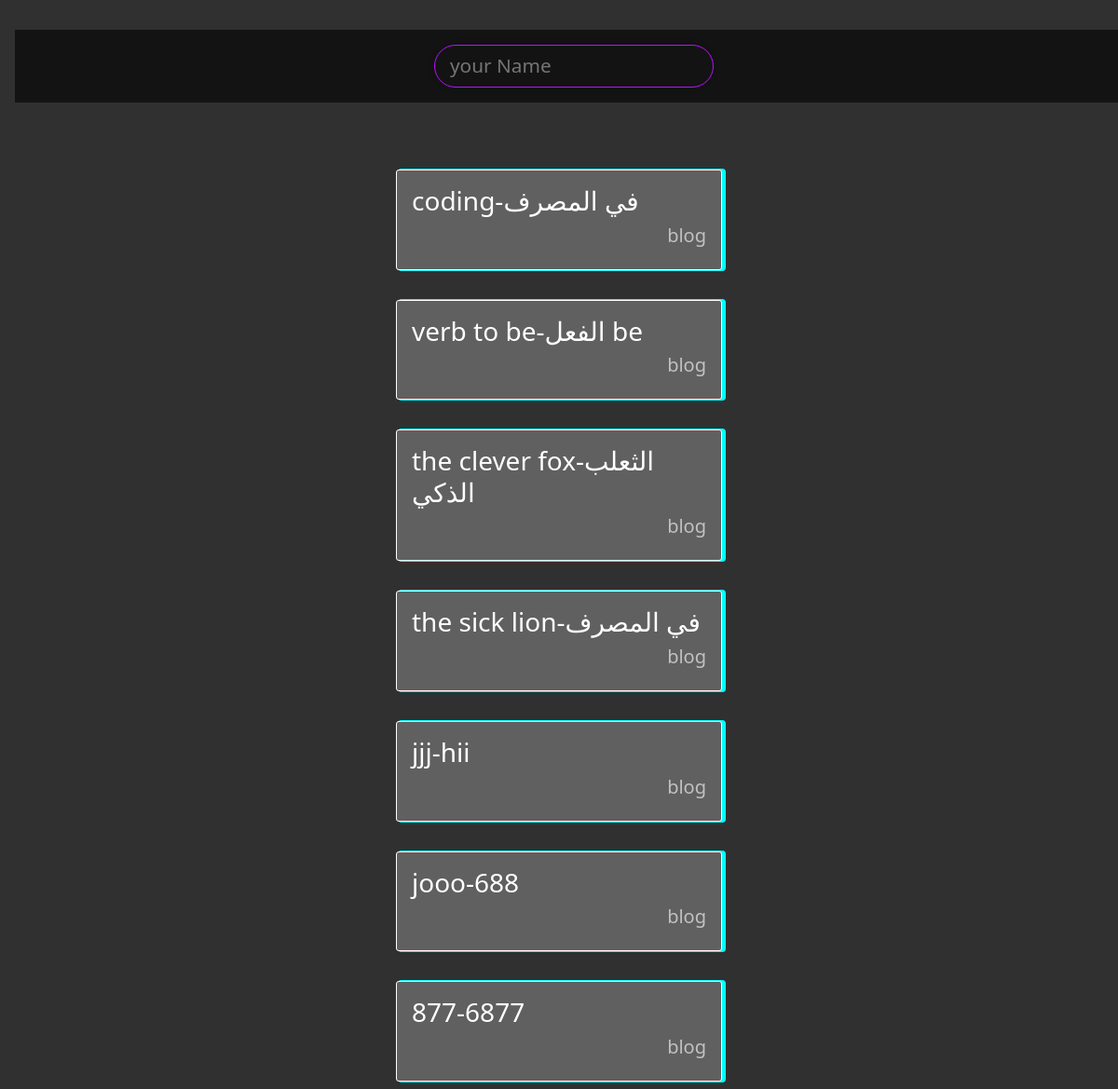
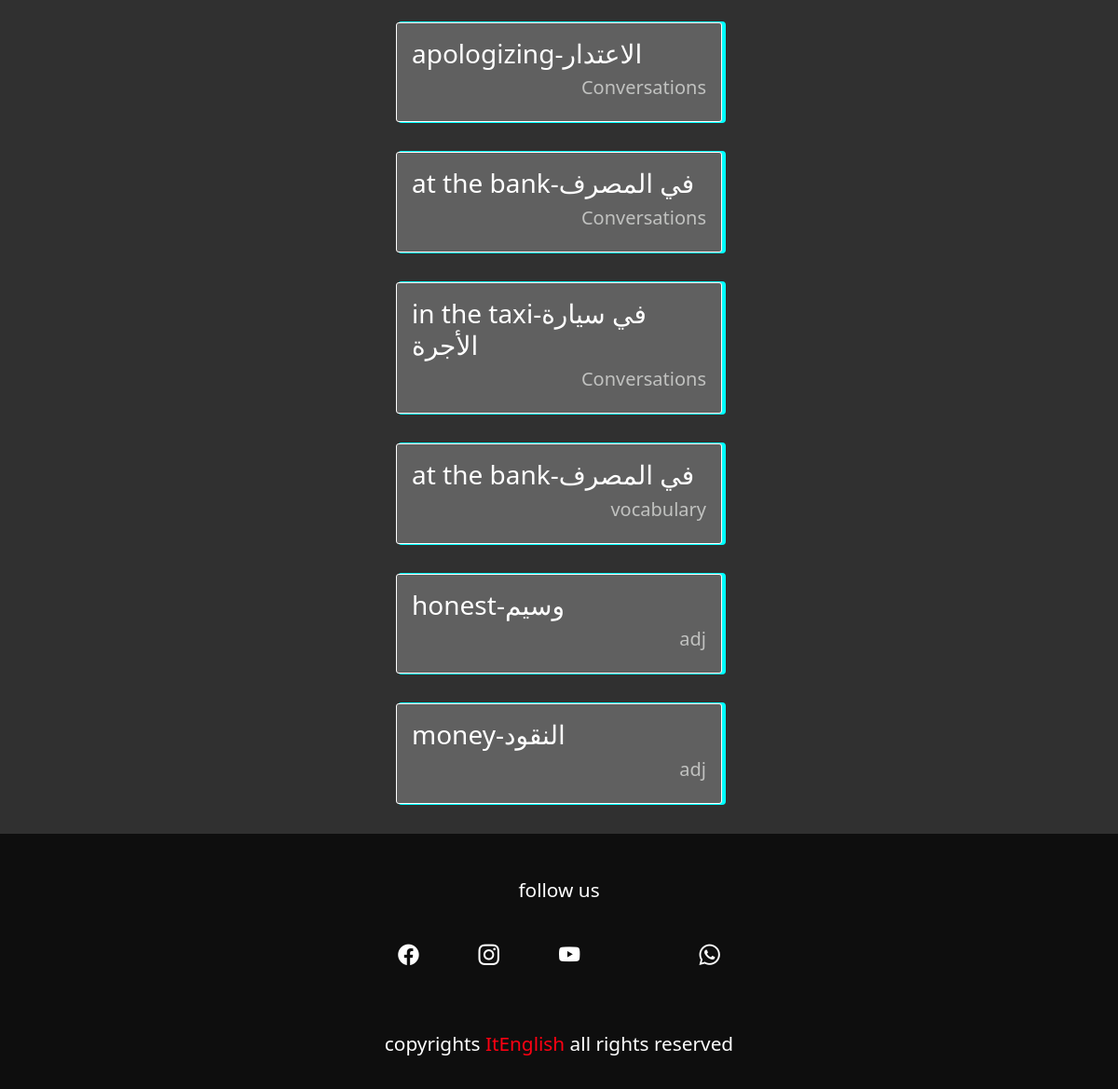
The app's page /search/ with its own data (2 pictures, top to bottom).
### base/models.py (models this page shows, shortened)
class Blog(models.Model):
    title = models.CharField(max_length=200, null=True)
    slug = models.SlugField(max_length=200,unique=True)
    model='blog'
    title_arabic = models.CharField(max_length=200, null=True)
    image = models.ImageField(null=False, blank=False)
    intro = models.TextField()
    pub_time      =  models.DateTimeField(auto_now_add=True)
    def get_absolute_url(self):
        return reverse('blog',args=[self.slug])

class Conversations(models.Model):
    title = models.CharField(max_length=200, null=True)
    slug = models.SlugField(max_length=200)
    title_arabic = models.CharField(max_length=200, null=True)
    image = models.ImageField(null=True, blank=True)
    model = 'Conversations'
    def get_absolute_url(self):
        return reverse('conversation',args=[self.slug])

class Vocabularies(models.Model):
    title = models.CharField(max_length=200, null=True)
    slug = models.SlugField(max_length=200)
    title_arabic = models.CharField(max_length=200, null=True)
    model='vocabulary'
    def get_absolute_url(self):
        return reverse('vocabulary',args=[self.slug])

class Adj(models.Model):
    sentence_english = models.CharField(max_length=200, null=True)
    sentence_arabic = models.CharField(max_length=200, null=True)
    song = models.FileField(null=True, blank=True)
    model='adj'
    def get_absolute_url(self):
        return reverse('adj')

### base/views.py (the view)
# urls.py: path('search/', views.search_view,name='search'),
def search_view(request):
    q = request.GET.get('search') if request.GET.get('search') != None else ''
    blogs = Blog.objects.filter(
        Q(title__icontains=q) |
        Q(title_arabic__icontains=q)
        )
    vocabularies = Vocabularies.objects.filter(
            Q(title__icontains=q) |
            Q(title_arabic__icontains=q)
        )
    conversations = Conversations.objects.filter(
            Q(title__icontains=q) |
            Q(title_arabic__icontains=q)
        )
    slangs = Slang.objects.filter(
            Q(sentence_english__icontains=q) |
            Q(sentence_arabic__icontains=q)
        )
    phrasal_verbs = Phrasal_Verb.objects.filter(
            Q(sentence_english__icontains=q) |
            Q(sentence_arabic__icontains=q)
        )
    adjectives = Adj.objects.filter(
            Q(sentence_english__icontains=q) |
            Q(sentence_arabic__icontains=q)
        )
    useful_sentenes = Useful_sentene.objects.filter(
            Q(sentence_english__icontains=q) |
            Q(sentence_arabic__icontains=q)
        )
    common_words = Common_Word.objects.filter(
            Q(sentence_english__icontains=q) |
            Q(sentence_arabic__icontains=q)
        )
    searched_list = list(blogs)+list(conversations)+list(vocabularies)+list(useful_sentenes)+list(common_words)+list(slangs)+list(adjectives)+list(phrasal_verbs)
    context= {
            'searched_list':searched_list,
            'ml':['Conversations','story','vocabulary','blog']
        }
    return render(request,'search.html',context)

### templates/search.html (shortened to what this page needs)
{% extends "main.html" %}
{% load static %}
{% block content%}
    <div class="search-page">
        <div class="search-c">
        <form method="get" action="" class="form">
            <input name="search" type="search" placeholder="your Name" required="" placeholder="what are looking for" class="form-input">
        </form>
        </div>
        {% for item in searched_list %}
        <div class="searched-items">
            <a href="{{item.get_absolute_url}}" class="searched-item">
                {% if item.model in ml %}
                <h3 class="searched-content">{{item.title }}-{{item.title_arabic }}</h3>
                {% else %}
                <h3 class="searched-content">{{item.sentence_english }}-{{item.sentence_arabic }}</h3>
                {% endif %}
                <h5 class="searched-category">{{item.model}}</h5>
            </a>
        </div>
        {% endfor %}
    </div>
{% endblock %}

### static/css/styles.css (style rules this page uses)
:root { --color: #fff; --color2: #FDFDFD; --color3: #FF9B00; --tran-color: rgba(0,0,0,.6); --bgc1: #262626; --bgc2: #AAAAAA; }
* { padding: 0; margin: 0; box-sizing: border-box; }
html { font-size: 10% 11px; }
body { color: #fff; }
a { text-decoration: none; }
input:invalid { border: 1px solid red; }
.form-input { margin-top: 1rem; width: 400px; padding:.4rem 1rem; border-radius: 4px; background-color: transparent; color: #B58FDB; border: 1px solid #939393 ; font-size: 1.3rem; outline: none; transition: 1.2s; }
.search-page { width: 100%; background-color: rgba(0,0,0,.811); padding: 1rem; min-height: 100%; display: flex; justify-content: center; flex-direction: column; align-items: center; }
.search-c { width: 100%; height: 150px; min-height: 150px; align-self: center; }
.search-page .form { background-color: rgba(0 0 0 /60%); padding: 1rem; width: 100%; display: flex; justify-content: center; align-items: center; position: fixed; top: 2rem; z-index: 33; }
.search-page input { margin: 0; width: 300px; border-radius:1.78rem ; box-shadow: 0 0 10px rgb(0 0 0 /30%); border: 1px solid #BB12FF ; }
.searched-items { width: 100%; display: flex; justify-content: center; flex-direction: column; align-items: center; }
.searched-item { width: 350px; padding: 1rem; border-radius: 3px; background-color: #606060; box-shadow: 3px 0 0 1px aqua; border: 1px solid #fff; margin: 1rem 0; }
.searched-content { width: 100%; text-align: left; color: #fff; }
.searched-category { width: 100%; text-align: right; color: #C1C2C0; }

### records on screen
Blog: title "coding", title_arabic "في المصرف", model "blog"
Blog: title "verb to be", title_arabic "الفعل be", model "blog"
Blog: title "the clever fox", title_arabic "الثعلب الذكي", model "blog"
Blog: title "the sick lion", title_arabic "في المصرف", model "blog"
Blog: title "jjj", title_arabic "hii", model "blog"
Blog: title "jooo", title_arabic "688", model "blog"
Blog: title "877", title_arabic "6877", model "blog"
Conversations: title "apologizing", title_arabic "الاعتدار", model "Conversations"
Conversations: title "at the bank", title_arabic "في المصرف", model "Conversations"
Conversations: title "in the taxi", title_arabic "في سيارة الأجرة", model "Conversations"
Vocabularies: title "at the bank", title_arabic "في المصرف", model "vocabulary"
Adj: sentence_english "honest", sentence_arabic "وسيم", model "adj"
Adj: sentence_english "money", sentence_arabic "النقود", model "adj"
